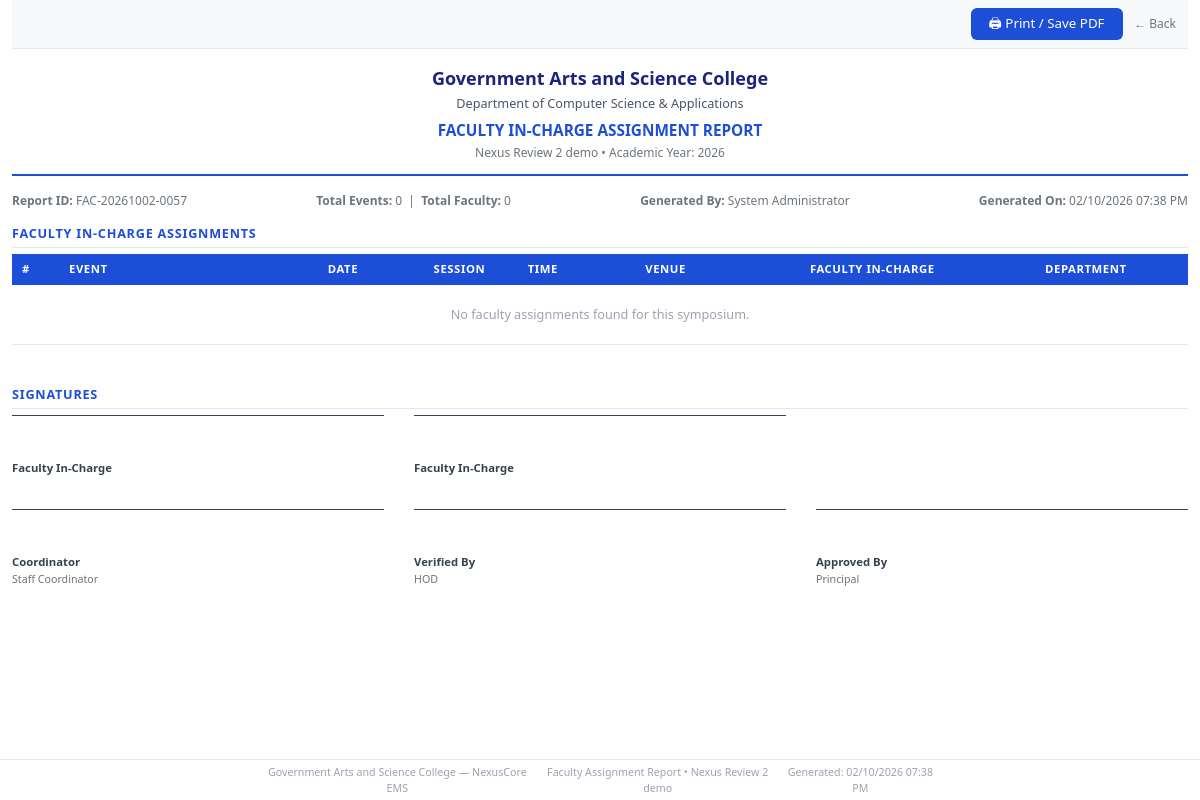
/symposiums/allocation/reports/faculty?symposium_id=57 (signed in), run on the app's committed database.
### tables this page shows
CREATE TABLE `symposiums` (
  `symposium_id` bigint(20) NOT NULL AUTO_INCREMENT,
  `symposium_code` varchar(30) NOT NULL,
  `title` varchar(150) NOT NULL,
  `symposium_type` enum('Intra Department','Inter Department') NOT NULL DEFAULT 'Intra Department',
  `organizing_department_id` int(11) DEFAULT NULL,
  `academic_year` year(4) NOT NULL,
  `description` text DEFAULT NULL,
  `submitted_at` timestamp NULL DEFAULT NULL,
  `submitted_by` bigint(20) DEFAULT NULL,
  `brochure_path` varchar(255) DEFAULT NULL,
  `circular_path` varchar(255) DEFAULT NULL,
  `registration_start` datetime NOT NULL,
  `registration_end` datetime NOT NULL,
  `event_start_date` date NOT NULL,
  `event_end_date` date NOT NULL,
  `status` enum('Draft','Submitted','Pending HOD Approval','Pending Principal Approval','Approved','Scheduling Complete','Registration Open','Registration Closed','Completed','Cancelled','Rejected by HOD','Rejected by Principal') NOT NULL DEFAULT 'Draft',
  `created_by` bigint(20) NOT NULL,
  `created_at` timestamp NOT NULL DEFAULT current_timestamp(),
  `updated_at` timestamp NOT NULL DEFAULT current_timestamp() ON UPDATE current_timestamp(),
  PRIMARY KEY (`symposium_id`),
  KEY `idx_symposium_year` (`academic_year`),
  KEY `idx_symposium_status` (`status`),
  KEY `fk_symposium_created_by` (`created_by`),
  KEY `fk_symposium_department` (`organizing_department_id`),
  KEY `fk_symposium_submitted_by` (`submitted_by`),
  CONSTRAINT `fk_symposium_created_by` FOREIGN KEY (`created_by`) REFERENCES `users` (`user_id`) ON UPDATE CASCADE,
  CONSTRAINT `fk_symposium_department` FOREIGN KEY (`organizing_department_id`) REFERENCES `departments` (`department_id`) ON DELETE SET NULL ON UPDATE CASCADE,
  CONSTRAINT `fk_symposium_submitted_by` FOREIGN KEY (`submitted_by`) REFERENCES `users` (`user_id`) ON DELETE SET NULL
);

### templates/allocation/reports/faculty_report.php (the view, shortened to what the rows shown need)
<?php
$symposium   = $symposium   ?? [];
$assignments = $assignments ?? [];
$generatedBy = $generatedBy ?? 'System';
$generatedAt = $generatedAt ?? \App\Helpers\DateHelper::dateTime('now');
$symTitle     = htmlspecialchars($symposium['title'] ?? '');
$symYear      = htmlspecialchars($symposium['academic_year'] ?? '');
$collegeName  = config('college_name');
$byEvent = [];
$totalFaculty = count($assignments);
$totalEvents  = count($byEvent);
?>
<!DOCTYPE html>
<html lang="en">
<head>
</head>
<body>
<div class="no-print" style="text-align:right; padding:8px 12px; background:#f8f9fa; border-bottom:1px solid #e2e8f0; margin-bottom:16px;">
    <button onclick="window.print()" style="background:#1d4ed8; color:white; border:none; padding:6px 18px; border-radius:6px; cursor:pointer; font-size:10pt;">
        🖨 Print / Save PDF
    </button>
    <a href="<?= base_url() ?>/symposiums/allocation?symposium_id=<?= (int)($symposium['symposium_id'] ?? 0) ?>" style="margin-left:8px; color:#6c757d; font-size:9pt; text-decoration:none;">← Back</a>
</div>
<div class="report-header">
    <div class="college-name"><?= htmlspecialchars($collegeName) ?></div>
    <div style="font-size:9.5pt; color:#4b5563; margin-bottom:6px;">Department of Computer Science &amp; Applications</div>
    <div class="report-title">FACULTY IN-CHARGE ASSIGNMENT REPORT</div>
    <div class="report-sub"><?= $symTitle ?> &bull; Academic Year: <?= $symYear ?></div>
</div>
<div class="meta-row">
    <div><strong>Report ID:</strong> FAC-<?= date('Ymd') ?>-<?= str_pad((string)($symposium['symposium_id'] ?? 0), 4, '0', STR_PAD_LEFT) ?></div>
    <div><strong>Total Events:</strong> <?= $totalEvents ?> &nbsp;|&nbsp; <strong>Total Faculty:</strong> <?= $totalFaculty ?></div>
    <div><strong>Generated By:</strong> <?= htmlspecialchars($generatedBy) ?></div>
    <div><strong>Generated On:</strong> <?= htmlspecialchars($generatedAt) ?></div>
</div>
<div class="section-title">Faculty In-Charge Assignments</div>
<table>
    <thead>
        <tr>
            <th style="width:4%">#</th>
            <th style="width:22%">Event</th>
            <th style="width:9%">Date</th>
            <th style="width:8%">Session</th>
            <th style="width:10%">Time</th>
            <th style="width:14%">Venue</th>
            <th style="width:20%">Faculty In-Charge</th>
            <th style="width:13%">Department</th>
        </tr>
    </thead>
    <tbody>
        <?php if (empty($assignments)): ?>
        <tr><td colspan="8" style="text-align:center; color:#9ca3af; padding:20px;">No faculty assignments found for this symposium.</td></tr>
        <?php endif; ?>
    </tbody>
</table>
<div class="sig-block">
    <div class="section-title">Signatures</div>
    <div class="sig-grid">
        <?php if (empty($assignments)): ?>
        <div class="sig-item"><div class="sig-line"></div><div class="sig-label">Faculty In-Charge</div></div>
        <div class="sig-item"><div class="sig-line"></div><div class="sig-label">Faculty In-Charge</div></div>
        <?php endif; ?>
    </div>
    <div class="sig-grid" style="margin-top:32px;">
        <div class="sig-item">
            <div class="sig-line"></div>
            <div class="sig-label">Coordinator</div>
            <div class="sig-sub">Staff Coordinator</div>
        </div>
        <div class="sig-item">
            <div class="sig-line"></div>
            <div class="sig-label">Verified By</div>
            <div class="sig-sub">HOD</div>
        </div>
        <div class="sig-item">
            <div class="sig-line"></div>
            <div class="sig-label">Approved By</div>
            <div class="sig-sub">Principal</div>
        </div>
    </div>
</div>
<div class="footer">
    <div class="footer-content">
        <span><?= htmlspecialchars($collegeName) ?> — NexusCore EMS</span>
        <span>Faculty Assignment Report &bull; <?= $symTitle ?></span>
        <span>Generated: <?= htmlspecialchars($generatedAt) ?></span>
    </div>
</div>
</body>
</html>

### data on the page
symposiums: title "Nexus Review 2 demo", academic_year "2026", symposium_id "0057"

### other printed values
$collegeName "Government Arts and Science College"
$totalEvents "0"
$totalFaculty "0"
$generatedBy "System Administrator"
$generatedAt "02/10/2026 07:38 PM"
